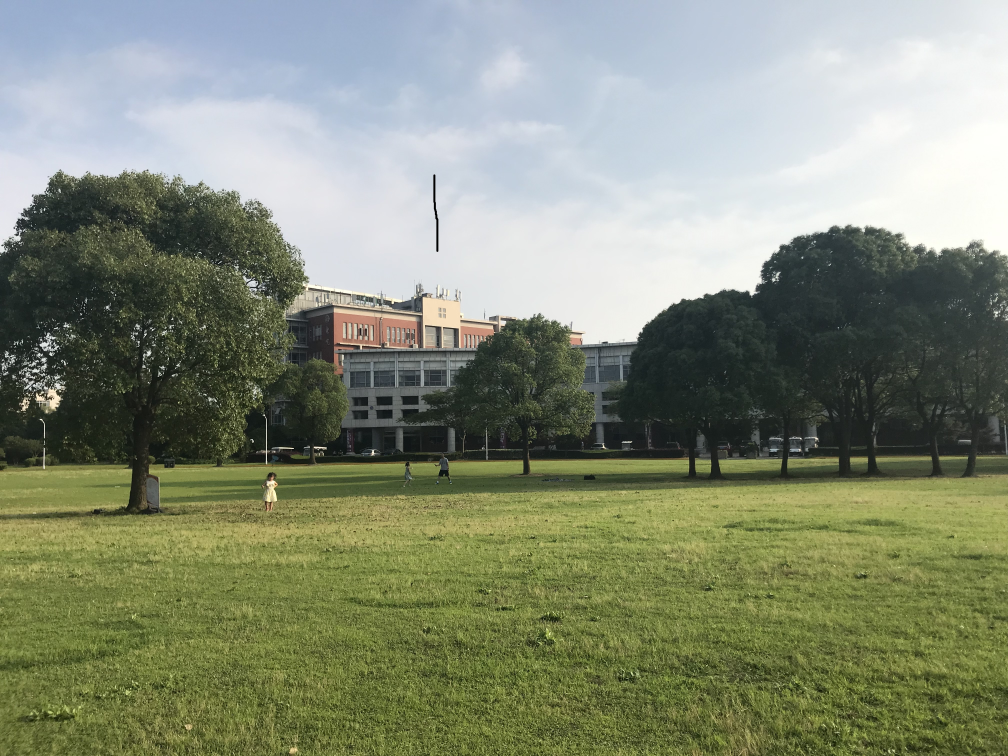
#> input picture picture/001/A_001.jpg, 4032 x 3024 px, found by its file name (shown at 1/4 size)
$ python sift.py
#> lines starting #> are read from the running program, lines starting #| are printed output that depends on the picture; long printed decimals are rounded
# -*- coding: utf-8 -*-
"""
Created on Fri Nov 15 16:06:31 2019

@author: 37151
"""

import numpy as np
import cv2


imgname1 = 'D:\\Bishe\\markGUI\\markGUI\\picture\\001/A_001.jpg'
imgname2 = 'D:\\Bishe\\markGUI\\markGUI\\picture\\001/B_001.jpg'

surf = cv2.xfeatures2d.SIFT_create()
#sift = cv.xfeatures2d.SIFT_create()

FLANN_INDEX_KDTREE = 0
index_params = dict(algorithm = FLANN_INDEX_KDTREE, trees = 5)
search_params = dict(checks=50)
flann = cv2.FlannBasedMatcher(index_params,search_params)

img1 = cv2.imread(imgname1)
#> img1 is the input picture: shape (3024, 4032, 3); mean B, G, R 117.7, 139.5, 132.3
img1 = cv2.resize(img1,(800,600) , interpolation = cv2.INTER_AREA)
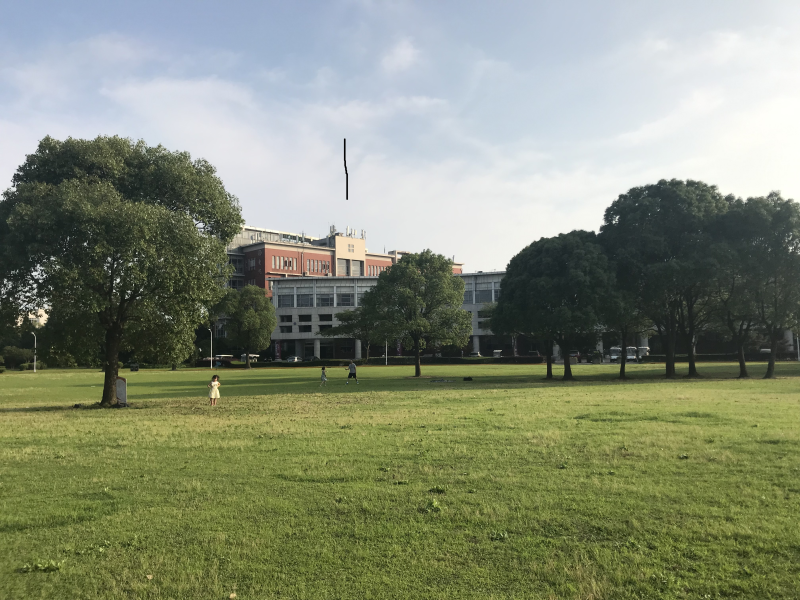
#> img1: shape (600, 800, 3); mean B, G, R 117.7, 139.5, 132.3
gray1 = cv2.cvtColor(img1, cv2.COLOR_BGR2GRAY) #灰度处理图像
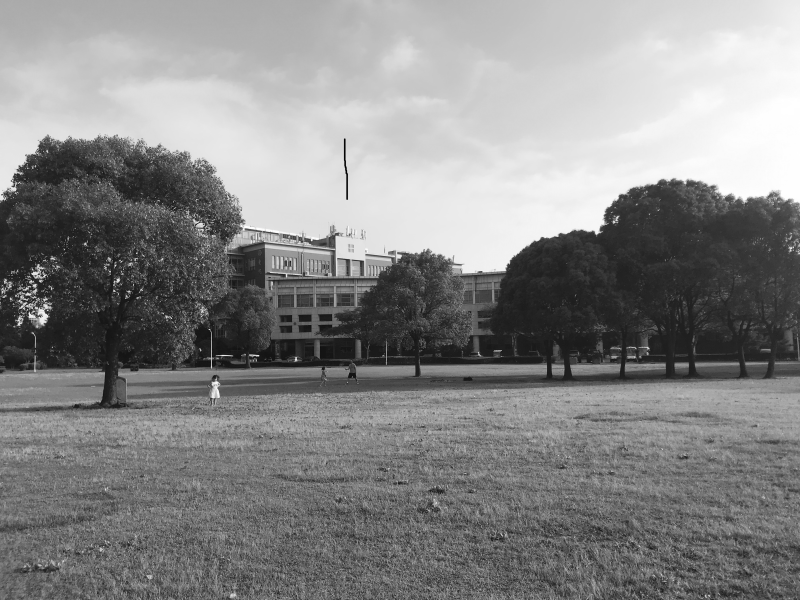
#> gray1: shape (600, 800); min 1, max 255, mean 134.8
kp1, des1 = surf.detectAndCompute(img1,None)#des是描述子
#> kp1 = 2368 keypoints; strongest (x, y, size): (118, 280, 2.3), (35, 285, 2.3), (28, 294, 2.1), (31, 316, 3.4)

img2 = cv2.imread(imgname2)
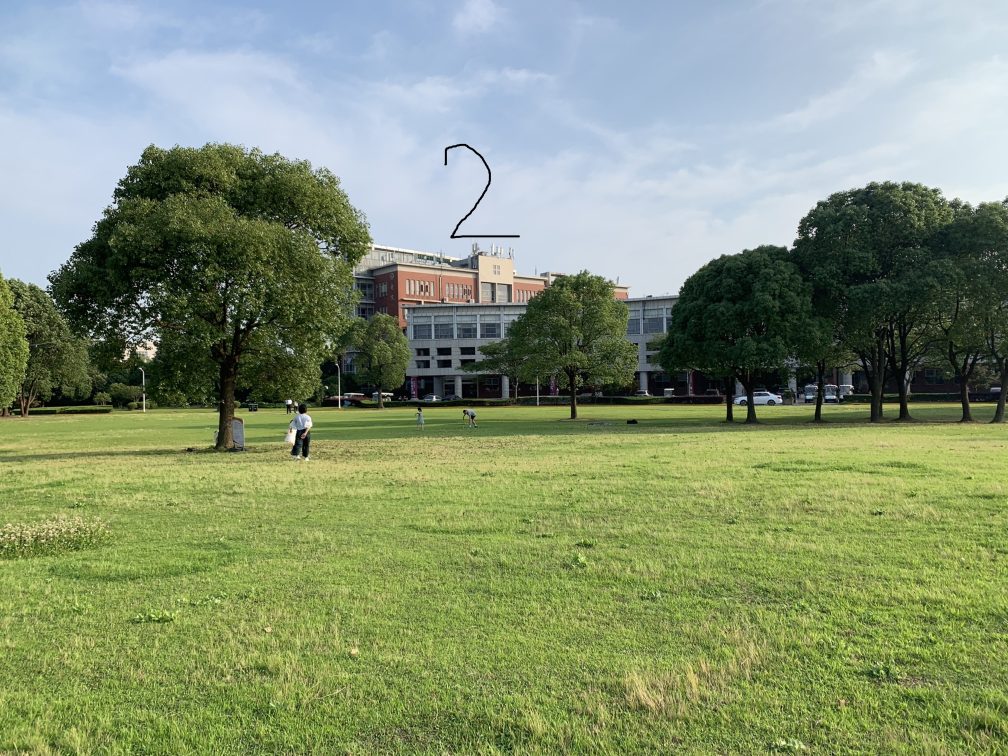
#> input picture picture/001/B_001.jpg, 4032 x 3024 px, found by its file name (shown at 1/4 size)
#> img2 is the input picture: shape (3024, 4032, 3); mean B, G, R 115.5, 147.7, 133
img2 = cv2.resize(img2,(800,600) , interpolation = cv2.INTER_AREA)
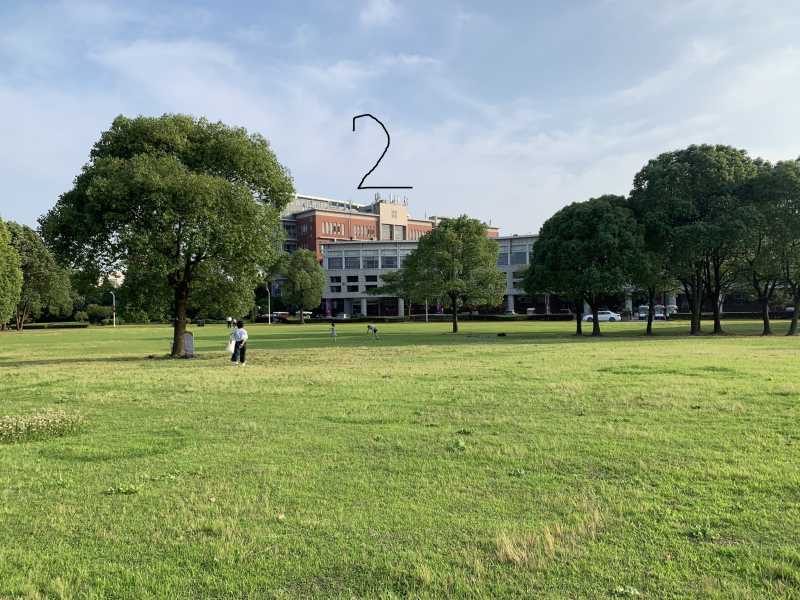
#> img2: shape (600, 800, 3); mean B, G, R 115.5, 147.7, 133.1
gray2 = cv2.cvtColor(img2, cv2.COLOR_BGR2GRAY)
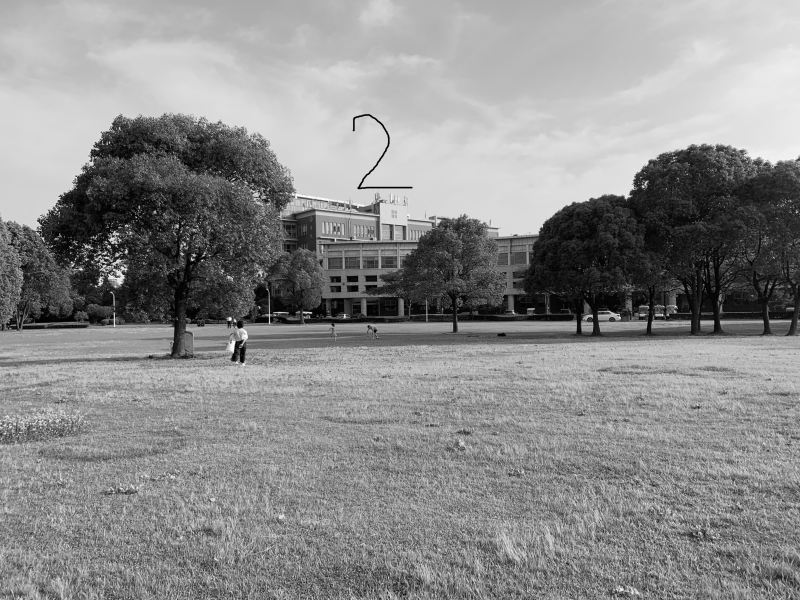
#> gray2: shape (600, 800); min 0, max 253, mean 139.7
kp2, des2 = surf.detectAndCompute(img2,None)
#> kp2 = 3504 keypoints; strongest (x, y, size): (230, 319, 2.4), (359, 188, 2.1), (192, 259, 2), (126, 252, 2.3)

# [10 lines of commented-out code are left out]

matches = flann.knnMatch(des1,des2,k=2)
#> matches = 2368 matches

good = []
num = 0
for m,n in matches:
    if m.distance < 0.7*n.distance:
        good.append([m])
        num +=1
#> after the loop, good = 658 matches; num = 658
rate = num/len(matches)
#> rate = 0.278
print(rate)
#| 0.2779
# [4 lines of commented-out code are left out]
